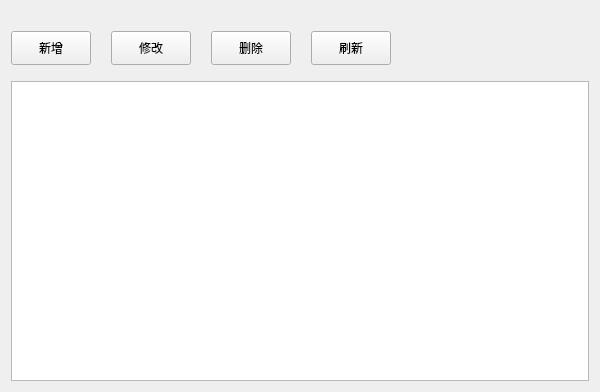
<?xml version="1.0" encoding="UTF-8"?>
<ui version="4.0">
 <class>SysChargeItem</class>
 <widget class="QWidget" name="SysChargeItem">
  <property name="geometry">
   <rect>
    <x>0</x>
    <y>0</y>
    <width>600</width>
    <height>392</height>
   </rect>
  </property>
  <property name="windowTitle">
   <string>Form</string>
  </property>
  <layout class="QHBoxLayout" name="horizontalLayout_2">
   <item>
    <layout class="QVBoxLayout" name="verticalLayout">
     <item>
      <layout class="QHBoxLayout" name="horizontalLayout">
       <property name="spacing">
        <number>20</number>
       </property>
       <property name="topMargin">
        <number>20</number>
       </property>
       <property name="bottomMargin">
        <number>10</number>
       </property>
       <item>
        <widget class="QPushButton" name="btn_insert">
         <property name="minimumSize">
          <size>
           <width>0</width>
           <height>34</height>
          </size>
         </property>
         <property name="text">
          <string>新增</string>
         </property>
        </widget>
       </item>
       <item>
        <widget class="QPushButton" name="btn_update">
         <property name="minimumSize">
          <size>
           <width>0</width>
           <height>34</height>
          </size>
         </property>
         <property name="text">
          <string>修改</string>
         </property>
        </widget>
       </item>
       <item>
        <widget class="QPushButton" name="btn_delete">
         <property name="minimumSize">
          <size>
           <width>0</width>
           <height>34</height>
          </size>
         </property>
         <property name="text">
          <string>删除</string>
         </property>
        </widget>
       </item>
       <item>
        <widget class="QPushButton" name="btn_refresh">
         <property name="minimumSize">
          <size>
           <width>0</width>
           <height>34</height>
          </size>
         </property>
         <property name="text">
          <string>刷新</string>
         </property>
        </widget>
       </item>
       <item>
        <spacer name="horizontalSpacer">
         <property name="orientation">
          <enum>Qt::Horizontal</enum>
         </property>
         <property name="sizeHint" stdset="0">
          <size>
           <width>40</width>
           <height>20</height>
          </size>
         </property>
        </spacer>
       </item>
      </layout>
     </item>
     <item>
      <widget class="QTableWidget" name="tableWidget">
       <property name="frameShape">
        <enum>QFrame::StyledPanel</enum>
       </property>
       <property name="verticalScrollBarPolicy">
        <enum>Qt::ScrollBarAsNeeded</enum>
       </property>
       <property name="horizontalScrollBarPolicy">
        <enum>Qt::ScrollBarAsNeeded</enum>
       </property>
       <property name="sizeAdjustPolicy">
        <enum>QAbstractScrollArea::AdjustIgnored</enum>
       </property>
       <property name="editTriggers">
        <set>QAbstractItemView::NoEditTriggers</set>
       </property>
       <property name="alternatingRowColors">
        <bool>true</bool>
       </property>
       <property name="selectionMode">
        <enum>QAbstractItemView::SingleSelection</enum>
       </property>
       <property name="selectionBehavior">
        <enum>QAbstractItemView::SelectRows</enum>
       </property>
       <property name="verticalScrollMode">
        <enum>QAbstractItemView::ScrollPerPixel</enum>
       </property>
       <attribute name="horizontalHeaderMinimumSectionSize">
        <number>40</number>
       </attribute>
       <attribute name="horizontalHeaderDefaultSectionSize">
        <number>320</number>
       </attribute>
       <attribute name="horizontalHeaderStretchLastSection">
        <bool>true</bool>
       </attribute>
       <attribute name="verticalHeaderVisible">
        <bool>false</bool>
       </attribute>
       <attribute name="verticalHeaderMinimumSectionSize">
        <number>24</number>
       </attribute>
       <attribute name="verticalHeaderDefaultSectionSize">
        <number>40</number>
       </attribute>
      </widget>
     </item>
    </layout>
   </item>
  </layout>
 </widget>
 <resources/>
 <connections/>
</ui>
